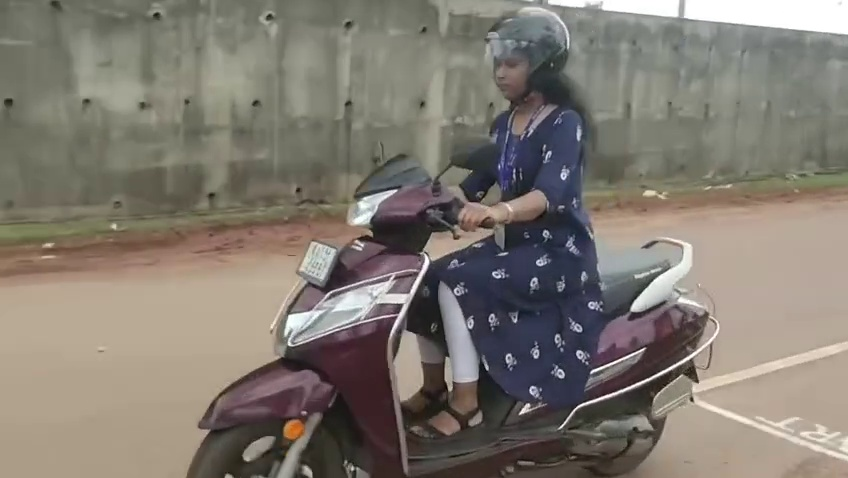
#> input picture scratch/lane_inspection/frame_120.jpg, 848 x 478 px, given in place of frame_30.jpg, which was not available
$ python check_road_pixels.py
#> lines starting #> are read from the running program, lines starting #| are printed output that depends on the picture; pictures that were not available may be replaced by others from this repository, and a replacement may not be noted
import cv2
import numpy as np

for f_idx in [30, 90, 120, 150, 180]:
    frame = cv2.imread(f'scratch/lane_inspection/frame_{f_idx}.jpg')
#> frame is the input picture: shape (478, 848, 3); mean B, G, R 113.1, 122.2, 128.9
    h, w = frame.shape[:2]
#> h = 478; w = 848
    # Check bottom half of the frame: road surface vs surroundings
    # Analyze HSV and color of road (asphalt/concrete) vs surroundings (soil/grass/shoulder)
    road_sample = frame[int(h * 0.7):int(h * 0.9), int(w * 0.3):int(w * 0.7)]
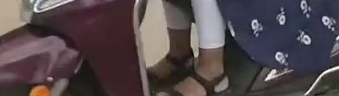
#> road_sample: shape (96, 339, 3); mean B, G, R 75.4, 71.9, 82.6
    left_side = frame[int(h * 0.7):int(h * 0.9), :int(w * 0.25)]
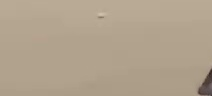
#> left_side: shape (96, 212, 3); mean B, G, R 141.2, 162, 177
    right_side = frame[int(h * 0.7):int(h * 0.9), int(w * 0.75):]
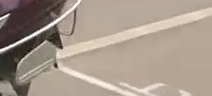
#> right_side: shape (96, 212, 3); mean B, G, R 138.9, 152, 165.8

    print(f"\n--- Frame {f_idx} ---")
    print(f"Road center BGR mean: {road_sample.mean(axis=(0,1)).astype(int)}, HSV mean: {cv2.cvtColor(road_sample, cv2.COLOR_BGR2HSV).mean(axis=(0,1)).astype(int)}")
#| Road center BGR mean: [75 71 82], HSV mean: [94 64 87]
    print(f"Left side   BGR mean: {left_side.mean(axis=(0,1)).astype(int)}, HSV mean: {cv2.cvtColor(left_side, cv2.COLOR_BGR2HSV).mean(axis=(0,1)).astype(int)}")
#| Left side   BGR mean: [141 161 176], HSV mean: [ 16  51 176]
    print(f"Right side  BGR mean: {right_side.mean(axis=(0,1)).astype(int)}, HSV mean: {cv2.cvtColor(right_side, cv2.COLOR_BGR2HSV).mean(axis=(0,1)).astype(int)}")
#| Right side  BGR mean: [138 151 165], HSV mean: [ 22  44 165]
#> pass 2 of the loop `for f_idx in [30, 90, 120, 150, 180]:`:
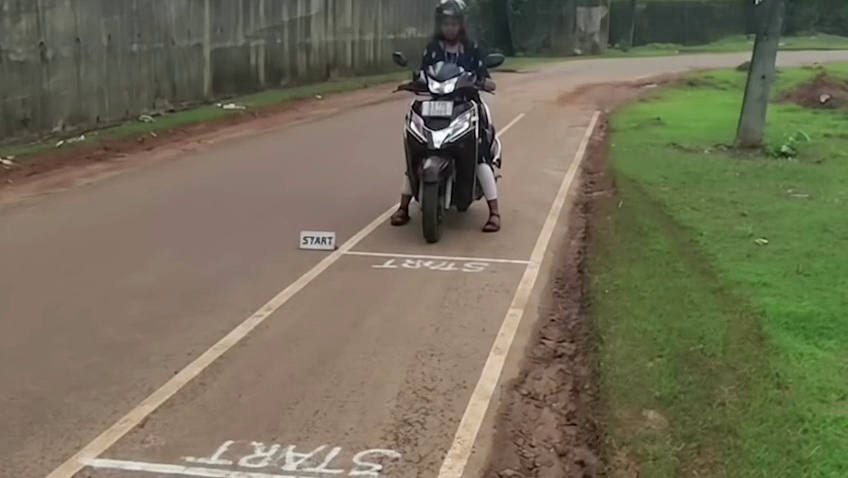
#> input picture scratch/lane_inspection/frame_15.jpg, 848 x 478 px, given in place of frame_90.jpg, which was not available
#> frame is the input picture: shape (478, 848, 3); mean B, G, R 88.3, 110.4, 114.8
#> `left_side = frame[int(h * 0.7):int(h * 0.9), :int(w * 0.25)]`:
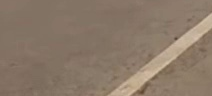
#> left_side: shape (96, 212, 3); mean B, G, R 104.6, 121.1, 139
#> `right_side = frame[int(h * 0.7):int(h * 0.9), int(w * 0.75):]`:
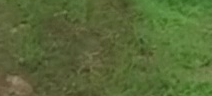
#> right_side: shape (96, 212, 3); mean B, G, R 55.5, 104.9, 87.9
#| Road center BGR mean: [103 120 140], HSV mean: [ 13  70 140]
#| Left side   BGR mean: [104 121 138], HSV mean: [ 14  63 138]
#| Right side  BGR mean: [ 55 104  87], HSV mean: [ 39 119 105]
